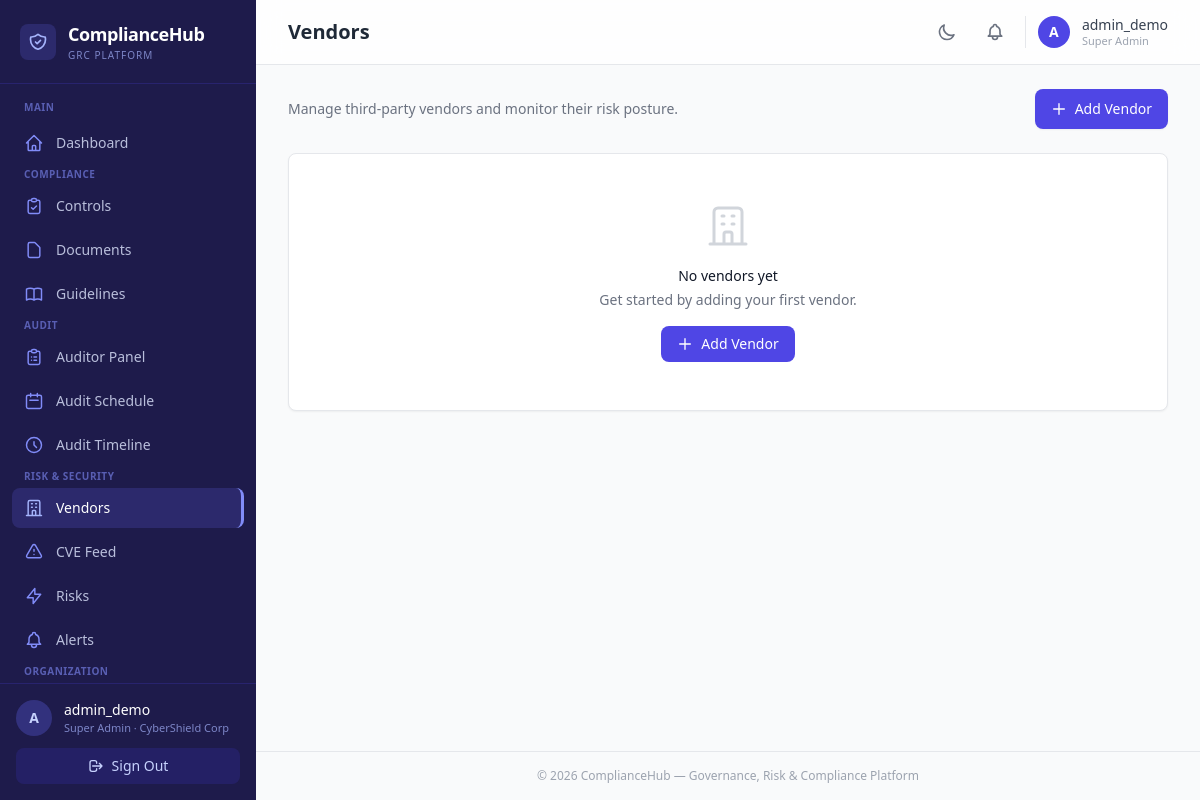
The app's page /vendors/ (signed in) with its own data.
### core/models.py (models this page shows, shortened)
class User(AbstractUser):
    ROLE_CHOICES = [
        ('super_admin', 'Super Admin'),
        ('client_admin', 'Client Admin'),
        ('compliance_manager', 'Compliance Manager'),
        ('auditor', 'Auditor'),
        ('vendor_user', 'Vendor User'),
    ]
    role = models.CharField(max_length=30, choices=ROLE_CHOICES, default='client_admin')
    organization = models.ForeignKey(
        Organization, on_delete=models.CASCADE, null=True, blank=True
    )

class Organization(models.Model):
    name = models.CharField(max_length=255)
    industry = models.CharField(max_length=50, choices=[
        ('it_saas', 'IT / SaaS'),
        ('banking', 'Banking / Fintech'),
        ('healthcare', 'Healthcare'),
        ('insurance', 'Insurance'),
        ('government', 'Government'),
        ('ecommerce', 'E-Commerce / Retail'),
        ('telecom', 'Telecommunications'),
        ('education', 'Education / EdTech'),
        ('manufacturing', 'Manufacturing / Industrial'),
        ('pharma', 'Pharmaceutical / Biotech'),
        ('energy', 'Energy / Power / Utilities'),
        ('legal', 'Legal / Law Firm'),
        ('logistics', 'Logistics / Supply Chain'),
        ('media', 'Media / Entertainment'),
        ('nbfc', 'NBFC / Microfinance'),
        ('realestate', 'Real Estate / PropTech'),
        ('defence', 'Defence / Aerospace'),
    ])
    country = models.CharField(max_length=100)
    company_size = models.CharField(max_length=50, choices=[
        ('1-50', '1-50'),
        ('51-200', '51-200'),
        ('201-500', '201-500'),
        ('501-1000', '501-1000'),
        ('1000+', '1000+'),
    ])
    created_at = models.DateTimeField(auto_now_add=True)
    onboarding_completed = models.BooleanField(default=False)
    risk_score = models.IntegerField(default=0)
    data_sensitivity = models.CharField(max_length=20, default='medium', choices=[
        ('low', 'Low'), ('medium', 'Medium'), ('high', 'High'), ('critical', 'Critical'),
    ])
    handles_pii = models.BooleanField(default=False)
    handles_financial = models.BooleanField(default=False)
    handles_health = models.BooleanField(default=False)
    has_remote_workers = models.BooleanField(default=False)
    cloud_hosted = models.BooleanField(default=False)
    num_third_party_vendors = models.IntegerField(default=0)

### vendors/views.py (the view)
# urls.py: path('', views.vendor_list, name='vendor_list'),
@login_required
def vendor_list(request):
    vendors = Vendor.objects.filter(organization=request.user.organization)
    return render(request, 'vendors/vendor_list.html', {'vendors': vendors})

### templates/vendors/vendor_list.html (shortened to what this page needs)
{% extends "base.html" %}
{% block page_title %}Vendors{% endblock %}
{% block content %}
<div class="mb-6 flex flex-col sm:flex-row sm:items-center sm:justify-between gap-4">
    <p class="text-sm text-gray-500 dark:text-gray-400">Manage third-party vendors and monitor their risk posture.</p>
    <a href="{% url 'vendors:vendor_add' %}"
       class="inline-flex items-center gap-2 px-4 py-2.5 bg-primary-600 hover:bg-primary-700 text-white text-sm font-medium rounded-lg shadow-sm transition-colors">
        <svg class="w-4 h-4" fill="none" stroke="currentColor" viewBox="0 0 24 24">
            <path stroke-linecap="round" stroke-linejoin="round" stroke-width="2" d="M12 4v16m8-8H4"/>
        </svg>
        Add Vendor
    </a>
</div>
{% if vendors %}
<div class="grid grid-cols-1 md:grid-cols-2 xl:grid-cols-3 gap-5">
    {% for vendor in vendors %}
    <a href="{% url 'vendors:vendor_detail' vendor.pk %}"
       class="block bg-white dark:bg-gray-800 rounded-lg shadow-sm border border-gray-200 dark:border-gray-700 hover:shadow-md hover:border-primary-300 dark:hover:border-primary-600 transition-all group">
        <div class="p-5">
            <div class="flex items-start justify-between mb-3">
                <h3 class="text-base font-semibold text-gray-900 dark:text-gray-100 group-hover:text-primary-600 dark:group-hover:text-primary-400 transition-colors">
                    {{ vendor.name }}
                </h3>
                <span class="inline-flex items-center px-2.5 py-0.5 rounded-full text-xs font-medium whitespace-nowrap
                    {% if vendor.status == 'active' %}bg-emerald-100 text-emerald-800 dark:bg-emerald-900/30 dark:text-emerald-300
                    {% elif vendor.status == 'under_review' %}bg-amber-100 text-amber-800 dark:bg-amber-900/30 dark:text-amber-300
                    {% else %}bg-red-100 text-red-800 dark:bg-red-900/30 dark:text-red-300{% endif %}">
                    {{ vendor.get_status_display }}
                </span>
            </div>
            <p class="text-sm text-gray-500 dark:text-gray-400 line-clamp-2 mb-4">{{ vendor.services|truncatewords:20 }}</p>
            <div class="flex items-center justify-between">
                <div class="flex items-center gap-2">
                    <span class="text-xs font-medium text-gray-500 dark:text-gray-400">Risk</span>
                    <span class="inline-flex items-center px-2 py-0.5 rounded-full text-xs font-bold
                        {% if vendor.risk_score < 25 %}bg-emerald-100 text-emerald-800 dark:bg-emerald-900/30 dark:text-emerald-300
                        {% elif vendor.risk_score < 50 %}bg-yellow-100 text-yellow-800 dark:bg-yellow-900/30 dark:text-yellow-300
                        {% elif vendor.risk_score < 75 %}bg-orange-100 text-orange-800 dark:bg-orange-900/30 dark:text-orange-300
                        {% else %}bg-red-100 text-red-800 dark:bg-red-900/30 dark:text-red-300{% endif %}">
                        {{ vendor.risk_score }}
                    </span>
                </div>
                <div class="flex items-center gap-1.5 text-xs text-gray-400 dark:text-gray-500">
                    <svg class="w-3.5 h-3.5" fill="none" stroke="currentColor" viewBox="0 0 24 24">
                        <path stroke-linecap="round" stroke-linejoin="round" stroke-width="2" d="M15 17h5l-1.405-1.405A2.032 2.032 0 0118 14.158V11a6.002 6.002 0 00-4-5.659V5a2 2 0 10-4 0v.341C7.67 6.165 6 8.388 6 11v3.159c0 .538-.214 1.055-.595 1.436L4 17h5m6 0v1a3 3 0 11-6 0v-1m6 0H9"/>
                    </svg>
                    {{ vendor.monitoring_events.count }} event{{ vendor.monitoring_events.count|pluralize }}
                </div>
            </div>
        </div>
    </a>
    {% endfor %}
</div>
{% else %}
<div class="bg-white dark:bg-gray-800 rounded-lg shadow-sm border border-gray-200 dark:border-gray-700 p-12 text-center">
    <h3 class="text-sm font-medium text-gray-900 dark:text-gray-100 mb-1">No vendors yet</h3>
    <p class="text-sm text-gray-500 dark:text-gray-400 mb-4">Get started by adding your first vendor.</p>
    <a href="{% url 'vendors:vendor_add' %}"
       class="inline-flex items-center gap-2 px-4 py-2 bg-primary-600 hover:bg-primary-700 text-white text-sm font-medium rounded-lg transition-colors">
        <svg class="w-4 h-4" fill="none" stroke="currentColor" viewBox="0 0 24 24">
            <path stroke-linecap="round" stroke-linejoin="round" stroke-width="2" d="M12 4v16m8-8H4"/>
        </svg>
        Add Vendor
    </a>
</div>
{% endif %}
{% endblock %}

### templates/base.html (shortened to what this page needs)
{% load static %}
<!DOCTYPE html>
<html lang="en" class="">
<head>
    <script src="https://cdn.tailwindcss.com"></script>
</head>
<body class="bg-gray-50 dark:bg-gray-900 text-gray-900 dark:text-gray-100 min-h-screen">
    <aside id="sidebar" class="fixed top-0 left-0 z-50 h-screen w-64 bg-sidebar dark:bg-sidebar-dark flex flex-col transform -translate-x-full lg:translate-x-0">
        <div class="flex items-center gap-3 px-5 py-5 border-b border-indigo-800/40">
            <div class="flex items-center justify-center w-9 h-9 rounded-lg bg-indigo-500/20">
            </div>
            <div>
                <h1 class="text-lg font-bold text-white tracking-tight">ComplianceHub</h1>
                <p class="text-[10px] text-indigo-300/70 uppercase tracking-widest font-medium">GRC Platform</p>
            </div>
        </div>
        <nav class="flex-1 overflow-y-auto py-4 px-3 space-y-1">
            <p class="px-3 mb-2 text-[10px] font-semibold text-indigo-400/60 uppercase tracking-wider">Main</p>
            <a href="/dashboard/" class="nav-link flex items-center gap-3 px-3 py-2.5 rounded-lg text-sm font-medium text-indigo-100/80 hover:text-white hover:bg-indigo-600/20 group"
               data-path="/dashboard">
                Dashboard
            </a>
            <p class="px-3 mt-5 mb-2 text-[10px] font-semibold text-indigo-400/60 uppercase tracking-wider">Compliance</p>
            <a href="/compliance/controls/" class="nav-link flex items-center gap-3 px-3 py-2.5 rounded-lg text-sm font-medium text-indigo-100/80 hover:text-white hover:bg-indigo-600/20 group"
               data-path="/compliance/controls">
                Controls
            </a>
            <a href="/compliance/documents/" class="nav-link flex items-center gap-3 px-3 py-2.5 rounded-lg text-sm font-medium text-indigo-100/80 hover:text-white hover:bg-indigo-600/20 group"
               data-path="/compliance/documents">
                Documents
            </a>
            <a href="/compliance/guidelines/" class="nav-link flex items-center gap-3 px-3 py-2.5 rounded-lg text-sm font-medium text-indigo-100/80 hover:text-white hover:bg-indigo-600/20 group"
               data-path="/compliance/guidelines">
                Guidelines
            </a>
            <p class="px-3 mt-5 mb-2 text-[10px] font-semibold text-indigo-400/60 uppercase tracking-wider">Audit</p>
            <a href="/auditor/" class="nav-link flex items-center gap-3 px-3 py-2.5 rounded-lg text-sm font-medium text-indigo-100/80 hover:text-white hover:bg-indigo-600/20 group"
               data-path="/auditor">
                Auditor Panel
            </a>
            <a href="/auditor/audits/" class="nav-link flex items-center gap-3 px-3 py-2.5 rounded-lg text-sm font-medium text-indigo-100/80 hover:text-white hover:bg-indigo-600/20 group"
               data-path="/auditor/audits">
                <svg class="w-5 h-5 text-indigo-400 group-hover:text-indigo-300 flex-shrink-0" fill="none" stroke="currentColor" viewBox="0 0 24 24">
                    <path stroke-linecap="round" stroke-linejoin="round" stroke-width="1.75" d="M8 7V3m8 4V3m-9 8h10M5 21h14a2 2 0 002-2V7a2 2 0 00-2-2H5a2 2 0 00-2 2v12a2 2 0 002 2z"/>
                </svg>
                Audit Schedule
            </a>
            <a href="/auditor/timeline/" class="nav-link flex items-center gap-3 px-3 py-2.5 rounded-lg text-sm font-medium text-indigo-100/80 hover:text-white hover:bg-indigo-600/20 group"
               data-path="/auditor/timeline">
                <svg class="w-5 h-5 text-indigo-400 group-hover:text-indigo-300 flex-shrink-0" fill="none" stroke="currentColor" viewBox="0 0 24 24">
                    <path stroke-linecap="round" stroke-linejoin="round" stroke-width="1.75" d="M12 8v4l3 3m6-3a9 9 0 11-18 0 9 9 0 0118 0z"/>
                </svg>
                Audit Timeline
            </a>
            <p class="px-3 mt-5 mb-2 text-[10px] font-semibold text-indigo-400/60 uppercase tracking-wider">Risk &amp; Security</p>
            <a href="/vendors/" class="nav-link flex items-center gap-3 px-3 py-2.5 rounded-lg text-sm font-medium text-indigo-100/80 hover:text-white hover:bg-indigo-600/20 group"
               data-path="/vendors">
                Vendors
            </a>
            <a href="/cve/" class="nav-link flex items-center gap-3 px-3 py-2.5 rounded-lg text-sm font-medium text-indigo-100/80 hover:text-white hover:bg-indigo-600/20 group"
               data-path="/cve">
                CVE Feed
            </a>
            <a href="/risks/" class="nav-link flex items-center gap-3 px-3 py-2.5 rounded-lg text-sm font-medium text-indigo-100/80 hover:text-white hover:bg-indigo-600/20 group"
               data-path="/risks">
                <svg class="w-5 h-5 text-indigo-400 group-hover:text-indigo-300 flex-shrink-0" fill="none" stroke="currentColor" viewBox="0 0 24 24">
                    <path stroke-linecap="round" stroke-linejoin="round" stroke-width="1.75" d="M13 10V3L4 14h7v7l9-11h-7z"/>
                </svg>
                Risks
            </a>
            <a href="/alerts/" class="nav-link flex items-center gap-3 px-3 py-2.5 rounded-lg text-sm font-medium text-indigo-100/80 hover:text-white hover:bg-indigo-600/20 group"
               data-path="/alerts">
                Alerts
            </a>
            <p class="px-3 mt-5 mb-2 text-[10px] font-semibold text-indigo-400/60 uppercase tracking-wider">Organization</p>
        </nav>
        <div class="border-t border-indigo-800/40 p-4">
            <div class="flex items-center gap-3 mb-3">
                <div class="flex items-center justify-center w-9 h-9 rounded-full bg-indigo-500/30 text-indigo-200 text-sm font-bold flex-shrink-0">
                    {{ user.username|make_list|first|upper }}
                </div>
                <div class="min-w-0">
                    <p class="text-sm font-medium text-white truncate">{{ user.username }}</p>
                    <p class="text-[11px] text-indigo-300/70 truncate">
                        {{ user.get_role_display }}{% if user.organization %} &middot; {{ user.organization.name }}{% endif %}
                    </p>
                </div>
            </div>
            <a href="{% url 'logout' %}"
               class="flex items-center justify-center gap-2 w-full px-3 py-2 text-sm font-medium text-indigo-200 bg-indigo-800/30 hover:bg-indigo-700/40 rounded-lg transition-colors">
                <svg class="w-4 h-4" fill="none" stroke="currentColor" viewBox="0 0 24 24">
                    <path stroke-linecap="round" stroke-linejoin="round" stroke-width="2" d="M17 16l4-4m0 0l-4-4m4 4H7m6 4v1a3 3 0 01-3 3H6a3 3 0 01-3-3V7a3 3 0 013-3h4a3 3 0 013 3v1"/>
                </svg>
                Sign Out
            </a>
        </div>
    </aside>
    <div class="lg:ml-64 min-h-screen flex flex-col">
        <header class="sticky top-0 z-30 bg-white/80 dark:bg-gray-800/80 backdrop-blur-md border-b border-gray-200 dark:border-gray-700">
            <div class="flex items-center justify-between h-16 px-4 sm:px-6 lg:px-8">
                <div class="flex items-center gap-4">
                    <h1 class="text-xl font-semibold text-gray-800 dark:text-gray-100">
                        {% block page_title %}Dashboard{% endblock %}
                    </h1>
                </div>
                <div class="flex items-center gap-2 sm:gap-3">
                    <button onclick="toggleDarkMode()" id="theme-toggle"
                            class="p-2 rounded-lg text-gray-500 hover:text-gray-700 dark:text-gray-400 dark:hover:text-gray-200 hover:bg-gray-100 dark:hover:bg-gray-700 transition-colors"
                            title="Toggle dark mode">
                        <svg id="theme-icon-dark" class="w-5 h-5" fill="none" stroke="currentColor" viewBox="0 0 24 24">
                            <path stroke-linecap="round" stroke-linejoin="round" stroke-width="2" d="M20.354 15.354A9 9 0 018.646 3.646 9.003 9.003 0 0012 21a9.003 9.003 0 008.354-5.646z"/>
                        </svg>
                    </button>
                    <a href="/alerts/" class="relative p-2 rounded-lg text-gray-500 hover:text-gray-700 dark:text-gray-400 dark:hover:text-gray-200 hover:bg-gray-100 dark:hover:bg-gray-700 transition-colors">
                    </a>
                    <div class="hidden sm:flex items-center gap-3 pl-3 border-l border-gray-200 dark:border-gray-600">
                        <div class="flex items-center justify-center w-8 h-8 rounded-full bg-primary-600 text-white text-sm font-bold">
                            {{ user.username|make_list|first|upper }}
                        </div>
                        <div class="hidden md:block">
                            <p class="text-sm font-medium text-gray-700 dark:text-gray-200 leading-tight">{{ user.username }}</p>
                            <p class="text-[11px] text-gray-400 dark:text-gray-500 leading-tight">{{ user.get_role_display }}</p>
                        </div>
                    </div>
                </div>
            </div>
        </header>
        <main class="flex-1 px-4 sm:px-6 lg:px-8 py-6">
            {% block content %}{% endblock %}
        </main>
        <footer class="border-t border-gray-200 dark:border-gray-700 px-4 sm:px-6 lg:px-8 py-4">
            <p class="text-xs text-gray-400 dark:text-gray-500 text-center">
                &copy; 2026 ComplianceHub &mdash; Governance, Risk &amp; Compliance Platform
            </p>
        </footer>
    </div>
</body>
</html>

### records on screen
User: username|make_list "A", username "admin_demo", role "Super Admin", organization.name "CyberShield Corp"
